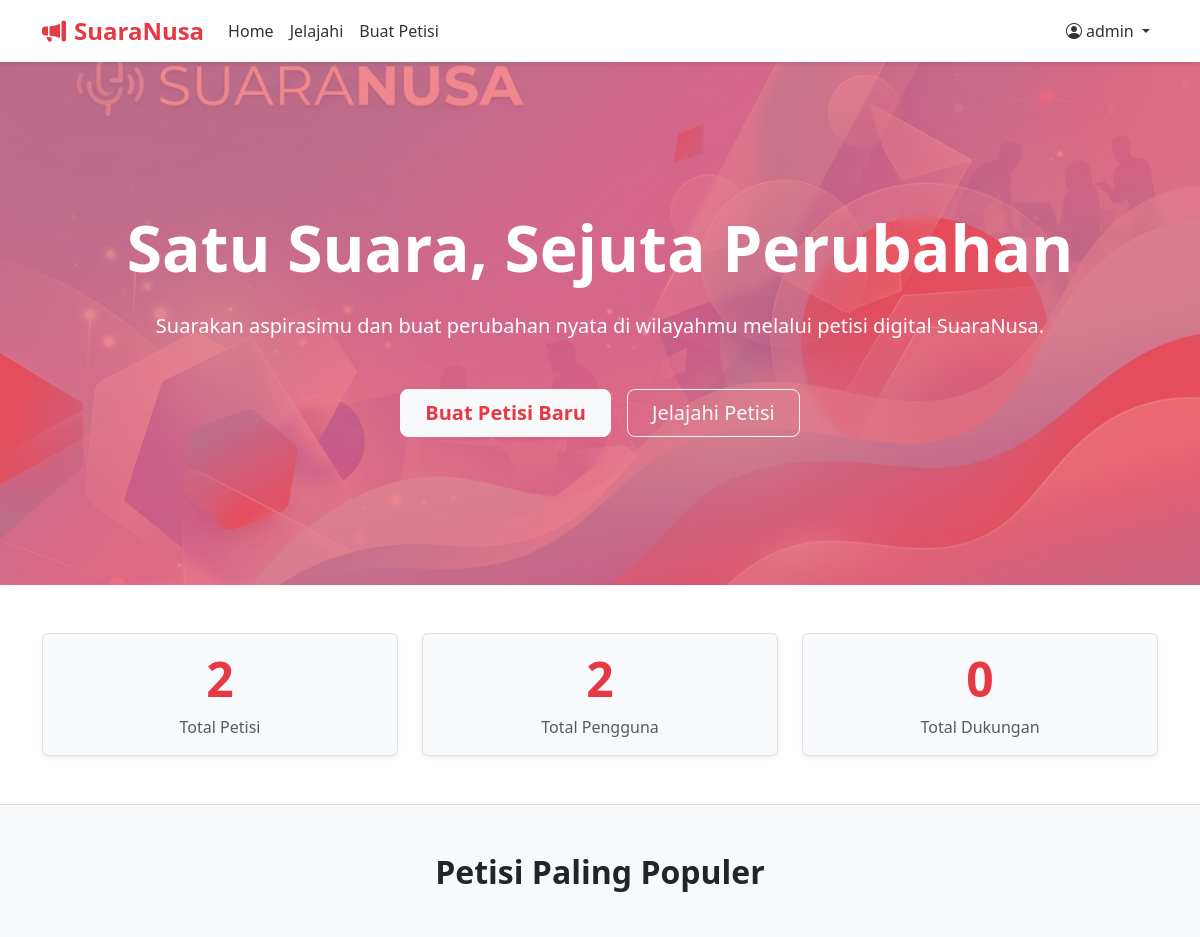
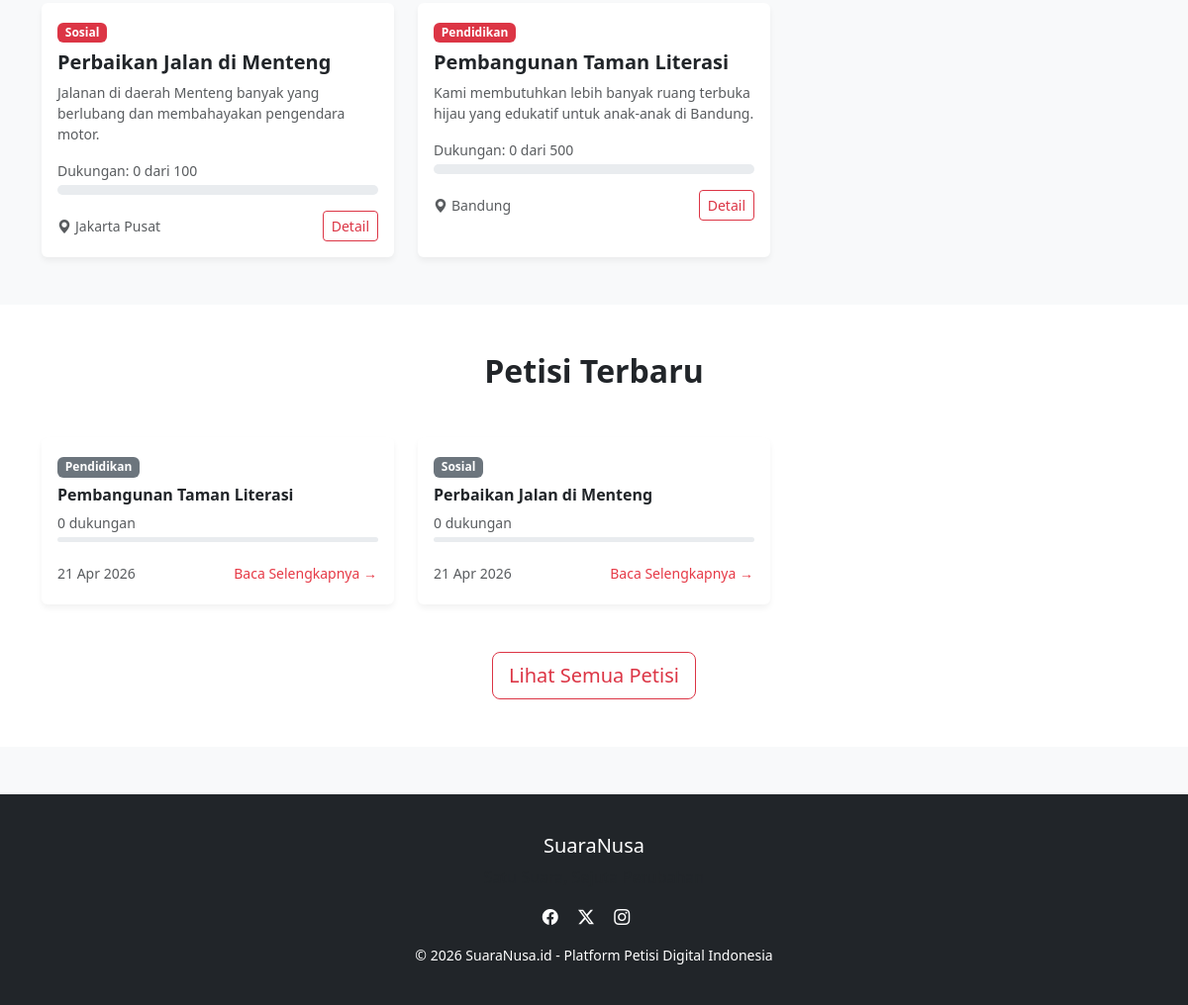
The app's page / (signed in) with its own data (2 pictures, top to bottom).
### petitions/models.py (models this page shows, shortened)
class Petition(models.Model):
    CATEGORY_CHOICES = [
        ('sosial', 'Sosial'),
        ('pendidikan', 'Pendidikan'),
        ('lingkungan', 'Lingkungan'),
        ('kesehatan', 'Kesehatan'),
        ('politik', 'Politik'),
        ('ekonomi', 'Ekonomi'),
        ('lainnya', 'Lainnya'),
    ]
    STATUS_CHOICES = [
        ('aktif', 'Aktif'),
        ('selesai', 'Selesai'),
    ]
    author = models.ForeignKey(User, on_delete=models.CASCADE, related_name='petitions')
    title = models.CharField(max_length=200)
    image = models.ImageField(upload_to='petitions/', blank=True, null=True)
    description = models.TextField()
    category = models.CharField(max_length=20, choices=CATEGORY_CHOICES)
    city = models.ForeignKey(City, on_delete=models.CASCADE, related_name='petitions')
    target_support = models.PositiveIntegerField()
    status = models.CharField(max_length=10, choices=STATUS_CHOICES, default='aktif')
    created_at = models.DateTimeField(auto_now_add=True)
    updated_at = models.DateTimeField(auto_now=True)
    @property
    def support_count(self):
        return self.supports.count()
    @property
    def progress_percentage(self):
        if self.target_support == 0:
            return 0
        percentage = (self.support_count / self.target_support) * 100
        return min(round(percentage, 1), 100)
    def get_absolute_url(self):
        return reverse('petition_detail', kwargs={'pk': self.pk})

class City(models.Model):
    province = models.ForeignKey(Province, on_delete=models.CASCADE, related_name='cities')
    name = models.CharField(max_length=100)

### petitions/views.py (the view)
# urls.py: path('', views.home, name='home'),
def home(request):
    total_petitions = Petition.objects.count()
    total_users = User.objects.count()
    total_supports = Support.objects.count()
    popular_petitions = Petition.objects.annotate(
        support_count_val=Count('supports')
    ).order_by('-support_count_val')[:3]
    recent_petitions = Petition.objects.order_by('-created_at')[:6]
    context = {
        'total_petitions': total_petitions,
        'total_users': total_users,
        'total_supports': total_supports,
        'popular_petitions': popular_petitions,
        'recent_petitions': recent_petitions,
    }
    return render(request, 'petitions/home.html', context)

### petitions/templates/petitions/home.html (shortened to what this page needs)
{% extends 'petitions/base.html' %}
{% block content %}
<header class="hero-section text-center">
    <div class="container py-5">
        <h1 class="display-3 fw-bold mb-4">Satu Suara, Sejuta Perubahan</h1>
        <p class="lead mb-5">Suarakan aspirasimu dan buat perubahan nyata di wilayahmu melalui petisi digital SuaraNusa.</p>
        <div class="d-grid gap-3 d-sm-flex justify-content-sm-center">
            <a href="{% url 'petition_create' %}" class="btn btn-light btn-lg px-4 gap-3 text-red fw-bold">Buat Petisi Baru</a>
            <a href="{% url 'petition_list' %}" class="btn btn-outline-light btn-lg px-4">Jelajahi Petisi</a>
        </div>
    </div>
</header>
<section class="py-5 bg-white border-bottom">
    <div class="container">
        <div class="row text-center g-4">
            <div class="col-md-4">
                <div class="p-3 border rounded shadow-sm bg-light">
                    <h2 class="display-5 fw-bold text-red">{{ total_petitions }}</h2>
                    <p class="text-muted mb-0">Total Petisi</p>
                </div>
            </div>
            <div class="col-md-4">
                <div class="p-3 border rounded shadow-sm bg-light">
                    <h2 class="display-5 fw-bold text-red">{{ total_users }}</h2>
                    <p class="text-muted mb-0">Total Pengguna</p>
                </div>
            </div>
            <div class="col-md-4">
                <div class="p-3 border rounded shadow-sm bg-light">
                    <h2 class="display-5 fw-bold text-red">{{ total_supports }}</h2>
                    <p class="text-muted mb-0">Total Dukungan</p>
                </div>
            </div>
        </div>
    </div>
</section>
<section class="py-5 bg-light">
    <div class="container">
        <h2 class="text-center mb-5 fw-bold">Petisi Paling Populer</h2>
        <div class="row g-4">
            {% for petition in popular_petitions %}
                <div class="col-md-4">
                    <div class="card h-100">
                        <div class="card-body">
                            <span class="badge bg-danger mb-2">{{ petition.get_category_display }}</span>
                            <h5 class="card-title fw-bold">{{ petition.title }}</h5>
                            <p class="card-text text-muted small">{{ petition.description|truncatewords:20 }}</p>
                            <div class="mb-3">
                                <small class="text-muted d-block mb-1">Dukungan: {{ petition.support_count }} dari {{ petition.target_support }}</small>
                                <div class="progress" style="height: 10px;">
                                </div>
                            </div>
                            <div class="d-flex justify-content-between align-items-center">
                                <small class="text-muted"><i class="bi bi-geo-alt-fill me-1"></i>{{ petition.city.name }}</small>
                                <a href="{{ petition.get_absolute_url }}" class="btn btn-sm btn-outline-danger">Detail</a>
                            </div>
                        </div>
                    </div>
                </div>
            {% empty %}
                <div class="col-12 text-center py-5">
                    <p class="text-muted">Belum ada petisi populer.</p>
                </div>
            {% endfor %}
        </div>
    </div>
</section>
<section class="py-5 bg-white">
    <div class="container">
        <h2 class="text-center mb-5 fw-bold">Petisi Terbaru</h2>
        <div class="row g-4">
            {% for petition in recent_petitions %}
                <div class="col-md-4">
                    <div class="card h-100">
                        <div class="card-body">
                            <span class="badge bg-secondary mb-2">{{ petition.get_category_display }}</span>
                            <h5 class="card-title fw-bold h6">{{ petition.title }}</h5>
                            <div class="mb-3">
                                <small class="text-muted d-block mb-1">{{ petition.support_count }} dukungan</small>
                                <div class="progress" style="height: 5px;">
                                </div>
                            </div>
                            <div class="d-flex justify-content-between align-items-center">
                                <small class="text-muted small">{{ petition.created_at|date:"d M Y" }}</small>
                                <a href="{{ petition.get_absolute_url }}" class="btn btn-sm btn-link text-red text-decoration-none px-0">Baca Selengkapnya &rarr;</a>
                            </div>
                        </div>
                    </div>
                </div>
            {% empty %}
                <div class="col-12 text-center py-5">
                    <p class="text-muted">Belum ada petisi terbaru.</p>
                </div>
            {% endfor %}
        </div>
        <div class="text-center mt-5">
            <a href="{% url 'petition_list' %}" class="btn btn-outline-danger btn-lg">Lihat Semua Petisi</a>
        </div>
    </div>
</section>
{% endblock %}

### petitions/templates/petitions/base.html (shortened to what this page needs)
{% load static %}
<!DOCTYPE html>
<html lang="id">
<head>
    <link href="https://cdn.jsdelivr.net/npm/bootstrap@5.3.0/dist/css/bootstrap.min.css" rel="stylesheet">
    <link rel="stylesheet" href="https://cdn.jsdelivr.net/npm/bootstrap-icons@1.11.0/font/bootstrap-icons.css">
</head>
<body>
    <nav class="navbar navbar-expand-lg sticky-top">
        <div class="container">
            <a class="navbar-brand" href="{% url 'home' %}">
                <i class="bi bi-megaphone-fill me-2"></i>SuaraNusa
            </a>
            <div class="collapse navbar-collapse" id="navbarNav">
                <ul class="navbar-nav me-auto">
                    <li class="nav-item">
                        <a class="nav-link" href="{% url 'home' %}">Home</a>
                    </li>
                    <li class="nav-item">
                        <a class="nav-link" href="{% url 'petition_list' %}">Jelajahi</a>
                    </li>
                    <li class="nav-item">
                        <a class="nav-link" href="{% url 'petition_create' %}">Buat Petisi</a>
                    </li>
                </ul>
                <ul class="navbar-nav">
                    {% if user.is_authenticated %}
                        <li class="nav-item dropdown">
                            <a class="nav-link dropdown-toggle" href="#" role="button" data-bs-toggle="dropdown">
                                <i class="bi bi-person-circle me-1"></i>{{ user.username }}
                            </a>
                        </li>
                    {% endif %}
                </ul>
            </div>
        </div>
    </nav>
    <main>
        {% block content %}{% endblock %}
    </main>
    <footer class="mt-5">
        <div class="container text-center">
            <h5>SuaraNusa</h5>
            <p class="text-muted">Satu Suara, Sejuta Perubahan</p>
            <div class="mb-3">
                <a href="#" class="text-white me-3"><i class="bi bi-facebook"></i></a>
                <a href="#" class="text-white me-3"><i class="bi bi-twitter-x"></i></a>
                <a href="#" class="text-white me-3"><i class="bi bi-instagram"></i></a>
            </div>
            <p class="small mb-0">&copy; 2026 SuaraNusa.id - Platform Petisi Digital Indonesia</p>
        </div>
    </footer>
</body>
</html>

### records on screen
Petition: category "Sosial", title "Perbaikan Jalan di Menteng", description "Jalanan di daerah Menteng banyak yang berlubang dan membahayakan pengendara motor.", support_count "0", target_support "100", city.name "Jakarta Pusat", created_at "21 Apr 2026"
Petition: category "Pendidikan", title "Pembangunan Taman Literasi", description "Kami membutuhkan lebih banyak ruang terbuka hijau yang edukatif untuk anak-anak di Bandung.", support_count "0", target_support "500", city.name "Bandung", created_at "21 Apr 2026"

### other values on screen
{{ user.username }} "admin"
{{ total_petitions }} "2"
{{ total_users }} "2"
{{ total_supports }} "0"
